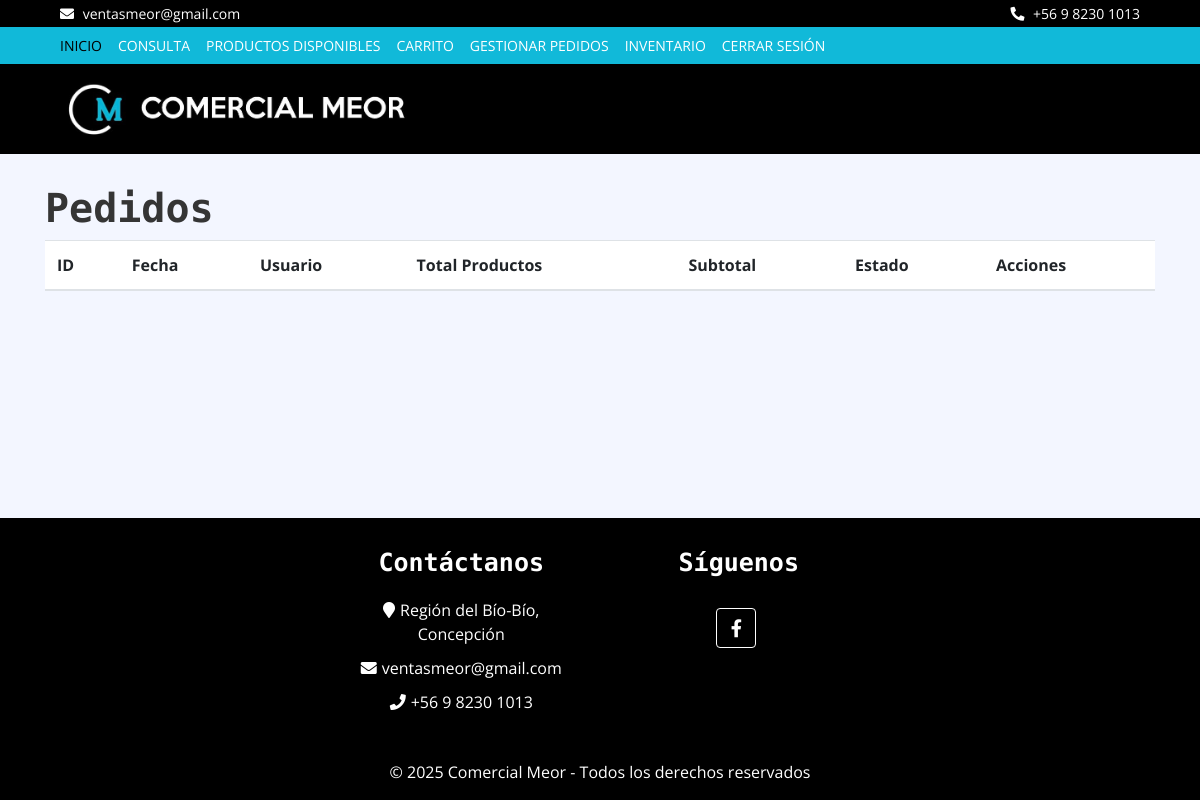
The app's page /pedidos/lista/ (signed in), older data.
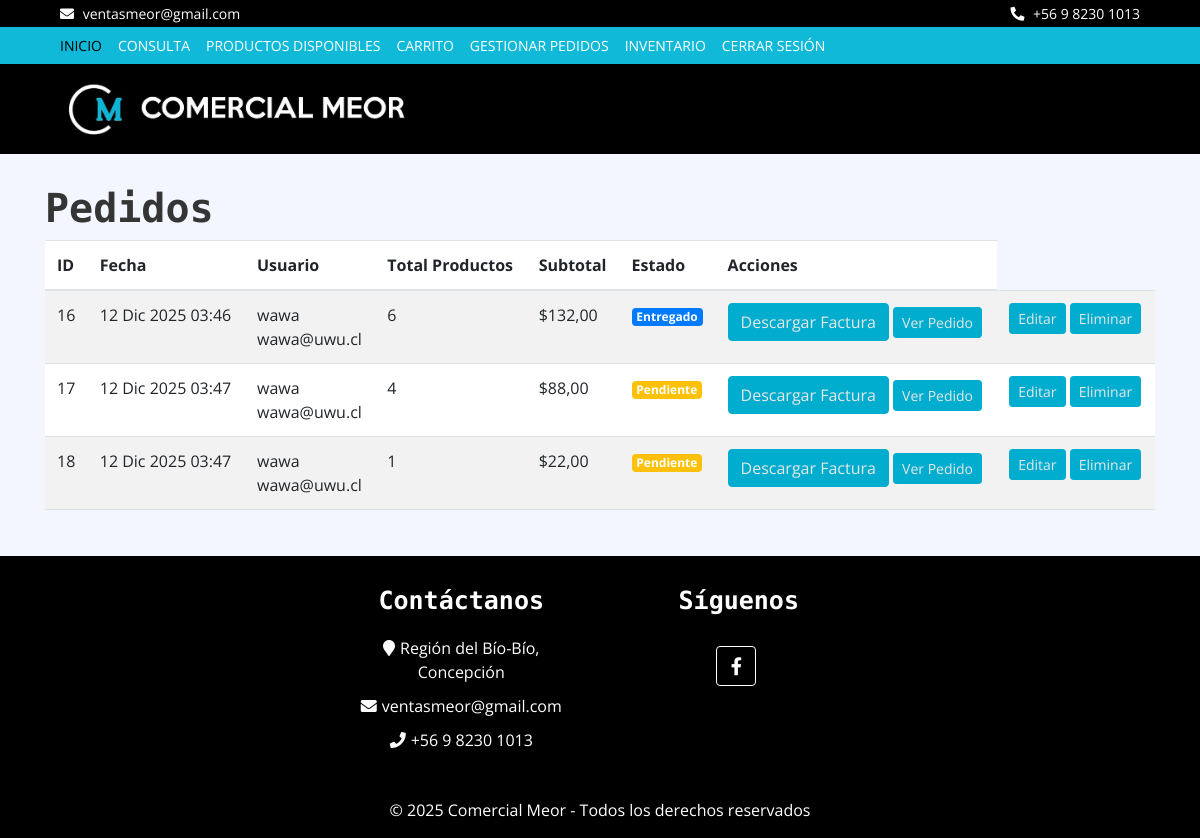
The same page, newer data.
### pedidos/models.py (models this page shows, shortened)
class Pedido(models.Model):
    ESTADO_CHOICES = [
        ('pendiente', 'Pendiente'),
        ('en_camino', 'En camino'),
        ('entregado', 'Entregado'),
    ]
    usuario = models.ForeignKey(Usuario, on_delete=models.CASCADE)
    fecha_hora = models.DateTimeField(default=now)
    estado = models.CharField(max_length=20, choices=ESTADO_CHOICES, default='pendiente')
    def total_productos(self):
        return sum(detalle.cantidad for detalle in self.detallepedido_set.all())
    def subtotal(self):
        return sum(detalle.total_producto for detalle in self.detallepedido_set.all())

class DetallePedido(models.Model):
    pedido = models.ForeignKey(Pedido, related_name="detallepedido_set", on_delete=models.CASCADE)
    producto = models.ForeignKey(Producto, on_delete=models.CASCADE)
    cantidad = models.PositiveIntegerField(default=1)
    @property
    def total_producto(self):
        return self.cantidad * self.producto.precio_venta

### usuarios/models.py (models this page shows, shortened)
class Usuario(AbstractBaseUser, PermissionsMixin):
    username = models.CharField(max_length=150, unique=True)
    email = models.EmailField(unique=True)
    first_name = models.CharField(max_length=30, blank=True)
    last_name = models.CharField(max_length=30, blank=True)
    fecha_registro = models.DateTimeField(auto_now_add=True)
    is_active = models.BooleanField(default=True)
    is_staff = models.BooleanField(default=False)
    TIPO_USUARIO_CHOICES = [
        ('ADMIN', 'Administrador'),
        ('CLIENTE', 'Cliente'),
    ]
    tipo_usuario = models.CharField(
        max_length=20,
        choices=TIPO_USUARIO_CHOICES,
        default='CLIENTE',
        null=False,
        blank=False
    )
    USERNAME_FIELD = 'username'
    REQUIRED_FIELDS = ['email']
    EMAIL_FIELD = 'email'
    objects = UsuarioManager()

### inventario/models.py (models this page shows, shortened)
class Producto(models.Model):
    nombre = models.CharField(max_length=100)
    descripcion = models.TextField()
    precio_venta = models.DecimalField(max_digits=10, decimal_places=2)
    precio_compra = models.DecimalField(max_digits=10, decimal_places=2)
    categoria = models.ForeignKey(Categoria, on_delete=models.CASCADE)
    marca = models.CharField(max_length=100)
    stock = models.IntegerField()
    stock_minimo = models.IntegerField(default=10)  # Nivel mínimo para bajo stock
    imagen1 = models.ImageField(upload_to='productos/')
    imagen2 = models.ImageField(upload_to='productos/', blank=True)
    imagen3 = models.ImageField(upload_to='productos/', blank=True)

### pedidos/views.py (the view)
# urls.py: path('lista/', views.lista_pedidos, name='lista_pedidos'),
def lista_pedidos(request):
    if request.user.is_staff:
        pedidos = Pedido.objects.all()  # Los administradores ven todos los pedidos
    else:
        pedidos = Pedido.objects.filter(usuario=request.user)  # Los usuarios ven solo sus propios pedidos
    return render(request, 'pedidos/lista_pedidos.html', {'pedidos': pedidos})

### pedidos/templates/pedidos/lista_pedidos.html (shortened to what this page needs)
{% extends 'core/base.html' %}
{% block content %}
<h1>Pedidos</h1>
<table class="table table-striped">
    <thead>
        <tr>
            <th>ID</th>
            <th>Fecha</th>
            <th>Usuario</th>
            <th>Total Productos</th>
            <th>Subtotal</th>
            <th>Estado</th>
            {% if user.is_staff %}<th>Acciones</th>{% endif %}
        </tr>
    </thead>
    <tbody>
        {% for pedido in pedidos %}
        <tr>
            <td>{{ pedido.id }}</td>
            <td>{{ pedido.fecha_hora|date:"d M Y H:i" }}</td>
            <td>
                {{ pedido.usuario.username }}<br>
                {{ pedido.usuario.email }}<br>
            </td>
            <td>{{ pedido.total_productos }}</td>
            <td>${{ pedido.subtotal }}</td>
            <td>
                {% if pedido.estado == "Pendiente" %}
                    <span class="badge bg-warning">Pendiente</span>
                {% elif pedido.estado == "En camino" %}
                    <span class="badge bg-success">En camino</span>
                {% elif pedido.estado == "Entregado" %}
                    <span class="badge bg-primary">Entregado</span>
                {% endif %}
            </td>
            <td>
                <a href="{% url 'factura:generar_factura' pedido.id %}" class="btn btn-primary">Descargar Factura</a>
                <a href="{% url 'pedidos:ver_pedido' pedido.id %}" class="btn btn-info btn-sm">Ver Pedido</a>
            </td>
            {% if user.is_staff %}
            <td>
                <a href="{% url 'pedidos:editar_pedido' pedido.id %}" class="btn btn-sm btn-primary">Editar</a>
                <form action="{% url 'pedidos:eliminar_pedido' pedido.id %}" method="post" style="display:inline;">
                    <button type="submit" class="btn btn-sm btn-danger">Eliminar</button>
                </form>
            </td>
            {% endif %}
        </tr>
        {% endfor %}
    </tbody>
</table>
{% endblock %}

Row changes from the older to the newer data that the page shows:
added Pedido: id "16", fecha_hora "12 Dic 2025 03:46", usuario.username "wawa", usuario.email "wawa@uwu.cl", total_productos "6", subtotal "132,00", estado "Entregado"
added Pedido: id "17", fecha_hora "12 Dic 2025 03:47", usuario.username "wawa", usuario.email "wawa@uwu.cl", total_productos "4", subtotal "88,00", estado "Pendiente"
added Pedido: id "18", fecha_hora "12 Dic 2025 03:47", usuario.username "wawa", usuario.email "wawa@uwu.cl", total_productos "1", subtotal "22,00", estado "Pendiente"
